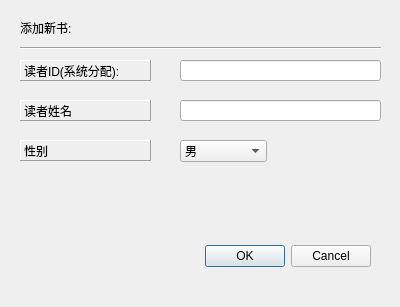
<?xml version="1.0" encoding="UTF-8"?>
<ui version="4.0">
 <class>AddReaderDialog_For_Admin</class>
 <widget class="QDialog" name="AddReaderDialog_For_Admin">
  <property name="geometry">
   <rect>
    <x>0</x>
    <y>0</y>
    <width>400</width>
    <height>307</height>
   </rect>
  </property>
  <property name="windowTitle">
   <string>Dialog</string>
  </property>
  <widget class="QDialogButtonBox" name="buttonBox">
   <property name="geometry">
    <rect>
     <x>30</x>
     <y>240</y>
     <width>341</width>
     <height>32</height>
    </rect>
   </property>
   <property name="orientation">
    <enum>Qt::Horizontal</enum>
   </property>
   <property name="standardButtons">
    <set>QDialogButtonBox::Cancel|QDialogButtonBox::Ok</set>
   </property>
  </widget>
  <widget class="QLabel" name="label">
   <property name="geometry">
    <rect>
     <x>20</x>
     <y>60</y>
     <width>131</width>
     <height>21</height>
    </rect>
   </property>
   <property name="frameShape">
    <enum>QFrame::Panel</enum>
   </property>
   <property name="frameShadow">
    <enum>QFrame::Raised</enum>
   </property>
   <property name="text">
    <string>读者ID(系统分配):</string>
   </property>
  </widget>
  <widget class="QLineEdit" name="lineEdit">
   <property name="geometry">
    <rect>
     <x>180</x>
     <y>60</y>
     <width>201</width>
     <height>21</height>
    </rect>
   </property>
   <property name="readOnly">
    <bool>true</bool>
   </property>
  </widget>
  <widget class="Line" name="line">
   <property name="geometry">
    <rect>
     <x>20</x>
     <y>40</y>
     <width>361</width>
     <height>16</height>
    </rect>
   </property>
   <property name="orientation">
    <enum>Qt::Horizontal</enum>
   </property>
  </widget>
  <widget class="QLabel" name="label_2">
   <property name="geometry">
    <rect>
     <x>20</x>
     <y>20</y>
     <width>91</width>
     <height>16</height>
    </rect>
   </property>
   <property name="text">
    <string>添加新书:</string>
   </property>
  </widget>
  <widget class="QLineEdit" name="lineEdit_2">
   <property name="geometry">
    <rect>
     <x>180</x>
     <y>100</y>
     <width>201</width>
     <height>21</height>
    </rect>
   </property>
  </widget>
  <widget class="QLabel" name="label_3">
   <property name="geometry">
    <rect>
     <x>20</x>
     <y>100</y>
     <width>131</width>
     <height>21</height>
    </rect>
   </property>
   <property name="frameShape">
    <enum>QFrame::Panel</enum>
   </property>
   <property name="frameShadow">
    <enum>QFrame::Raised</enum>
   </property>
   <property name="text">
    <string>读者姓名</string>
   </property>
  </widget>
  <widget class="QLabel" name="label_4">
   <property name="geometry">
    <rect>
     <x>20</x>
     <y>140</y>
     <width>131</width>
     <height>21</height>
    </rect>
   </property>
   <property name="frameShape">
    <enum>QFrame::Panel</enum>
   </property>
   <property name="frameShadow">
    <enum>QFrame::Raised</enum>
   </property>
   <property name="text">
    <string>性别</string>
   </property>
  </widget>
  <widget class="QComboBox" name="comboBox">
   <property name="geometry">
    <rect>
     <x>180</x>
     <y>140</y>
     <width>87</width>
     <height>22</height>
    </rect>
   </property>
   <item>
    <property name="text">
     <string>男</string>
    </property>
   </item>
   <item>
    <property name="text">
     <string>女</string>
    </property>
   </item>
  </widget>
 </widget>
 <resources/>
 <connections>
  <connection>
   <sender>buttonBox</sender>
   <signal>accepted()</signal>
   <receiver>AddReaderDialog</receiver>
   <slot>accept()</slot>
   <hints>
    <hint type="sourcelabel">
     <x>248</x>
     <y>254</y>
    </hint>
    <hint type="destinationlabel">
     <x>157</x>
     <y>274</y>
    </hint>
   </hints>
  </connection>
  <connection>
   <sender>buttonBox</sender>
   <signal>rejected()</signal>
   <receiver>AddReaderDialog</receiver>
   <slot>reject()</slot>
   <hints>
    <hint type="sourcelabel">
     <x>316</x>
     <y>260</y>
    </hint>
    <hint type="destinationlabel">
     <x>286</x>
     <y>274</y>
    </hint>
   </hints>
  </connection>
 </connections>
</ui>
